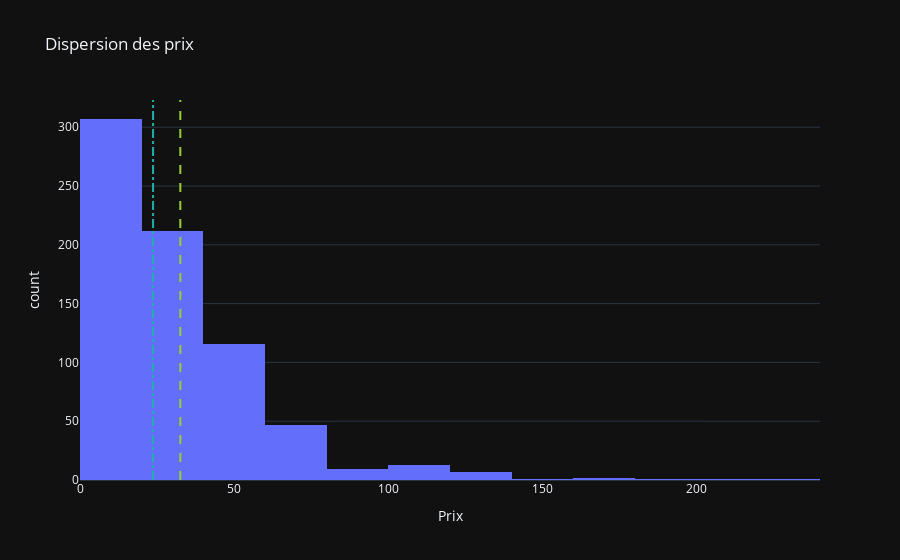

The cell this chart's notebook holds for it:
### Markdown cell above
#### 2.4.2 Visualisation à l'aide de graphiques 'histogramme' et 'boîte à moustaches'

### Code cell
# Création d'un histogramme avec Plotly Express
fig = px.histogram(df_price, x='price', nbins=20, title='Dispersion des prix', labels={'price': 'Prix', 'count': 'Nombre d\'achats'})

# Ajout des lignes pour la moyenne et la médiane
mean_line = df_price['price'].mean()
median_line = df_price['price'].median()

fig.add_shape(type='line', x0=mean_line, x1=mean_line, y0=0, y1=1, xref='x', yref='paper', line=dict(color='yellowgreen', width=2, dash='dash'), name='Moyenne')
fig.add_shape(type='line', x0=median_line, x1=median_line, y0=0, y1=1, xref='x', yref='paper', line=dict(color='lightseagreen', width=2, dash='dashdot'), name='Médiane')

# Afficher la légende
fig.update_layout(template='plotly_dark', legend=dict(x=0.75, y=0.95))

# Afficher la figure
fig.show()
fig.update_layout(width=1240)
# Enregistrer en tant qu'image
fig.write_image("figure/1.png")
# Afficher le graphique sur le notebook dans le depot distant GITHUB
display(Image(filename="figure/1.png"))

### Figure 1 — Plotly figure (JSON) as saved in the notebook; plotly's stock layout.template omitted (floating-point values rounded to 4 significant figures; data arrays with more than 128 entries replaced by an {"elided": "..."} marker saying what was removed)
{"data": [{"alignmentgroup": "True", "bingroup": "x", "hovertemplate": "Prix=%{x}<br>count=%{y}<extra></extra>", "legendgroup": "", "marker": {"color": "#636efa", "pattern": {"shape": ""}}, "name": "", "nbinsx": 20, "offsetgroup": "", "orientation": "v", "showlegend": false, "type": "histogram", "x": {"elided": "717 float values"}, "xaxis": "x", "yaxis": "y"}], "layout": {"barmode": "relative", "legend": {"tracegroupgap": 0, "x": 0.75, "y": 0.95}, "shapes": [{"line": {"color": "yellowgreen", "dash": "dash", "width": 2}, "name": "Moyenne", "type": "line", "x0": 32.53, "x1": 32.53, "xref": "x", "y0": 0, "y1": 1, "yref": "paper"}, {"line": {"color": "lightseagreen", "dash": "dashdot", "width": 2}, "name": "Médiane", "type": "line", "x0": 23.7, "x1": 23.7, "xref": "x", "y0": 0, "y1": 1, "yref": "paper"}], "title": {"text": "Dispersion des prix"}, "xaxis": {"anchor": "y", "domain": [0, 1], "title": {"text": "Prix"}}, "yaxis": {"anchor": "x", "domain": [0, 1], "title": {"text": "count"}}}}
